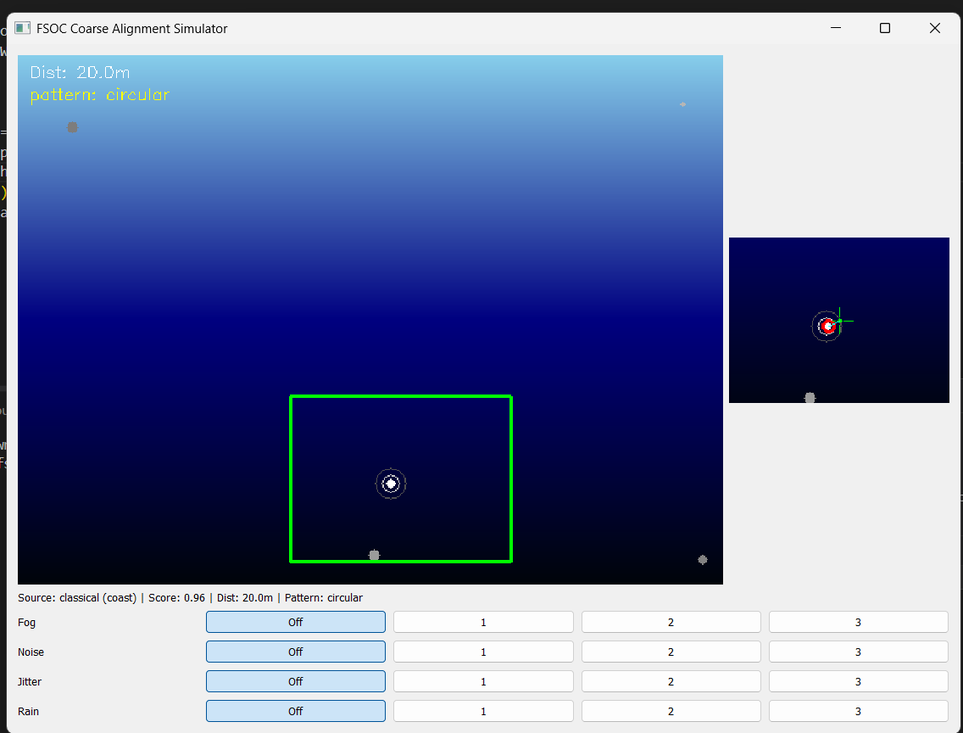
#> input picture 01_classical_circular.png, 963 x 733 px, shrunk from 1136 x 864 before the run
$ python -i preprocess.py   (imports and definitions only)
#> lines starting #> are read from the running program, lines starting #| are printed output that depends on the picture
#> further down, picture is the input picture: shape (733, 963, 3); mean B, G, R 163.8, 123.6, 112
import cv2


def denoise_for_detection(frame):
    """Cleans up a disturbed frame before handing it to the detectors — accuracy
    matters more here than visual fidelity, so this runs ONLY on the copy fed
    to the detectors, never on what's actually displayed on screen."""
    denoised = cv2.fastNlMeansDenoisingColored(
        frame, None, h=10, hColor=10, templateWindowSize=7, searchWindowSize=21
    )
    lab = cv2.cvtColor(denoised, cv2.COLOR_BGR2LAB)
#> lab: shape (733, 963, 3); mean of channels 0, 1, 2 130, 138.5, 104.9
    l, a, b = cv2.split(lab)
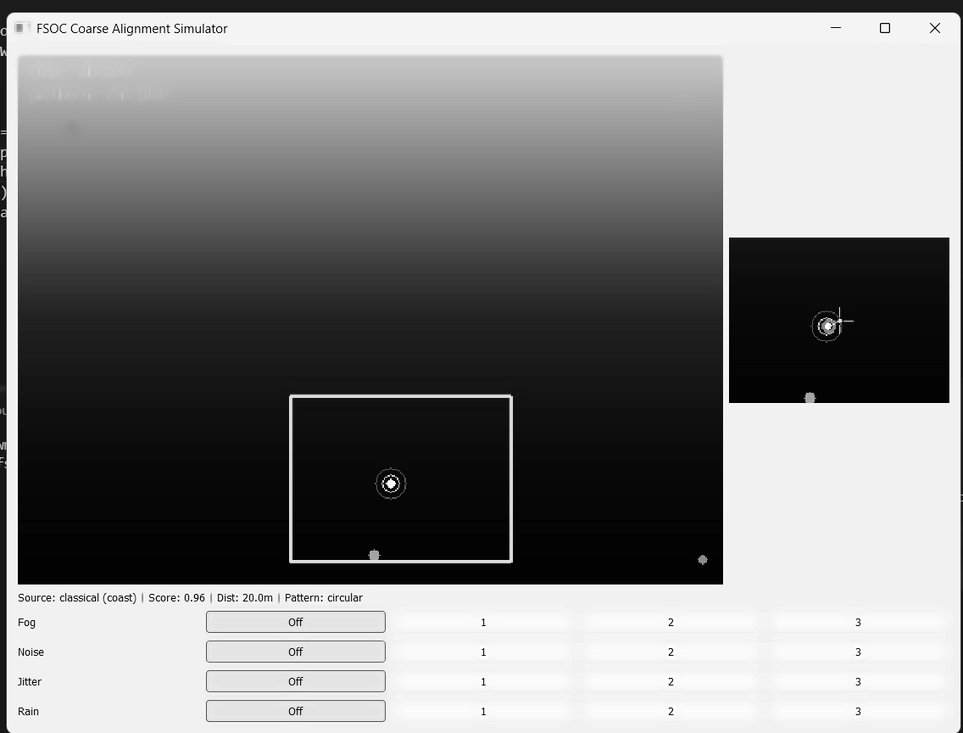
#> l: shape (733, 963); min 0, max 254, mean 130
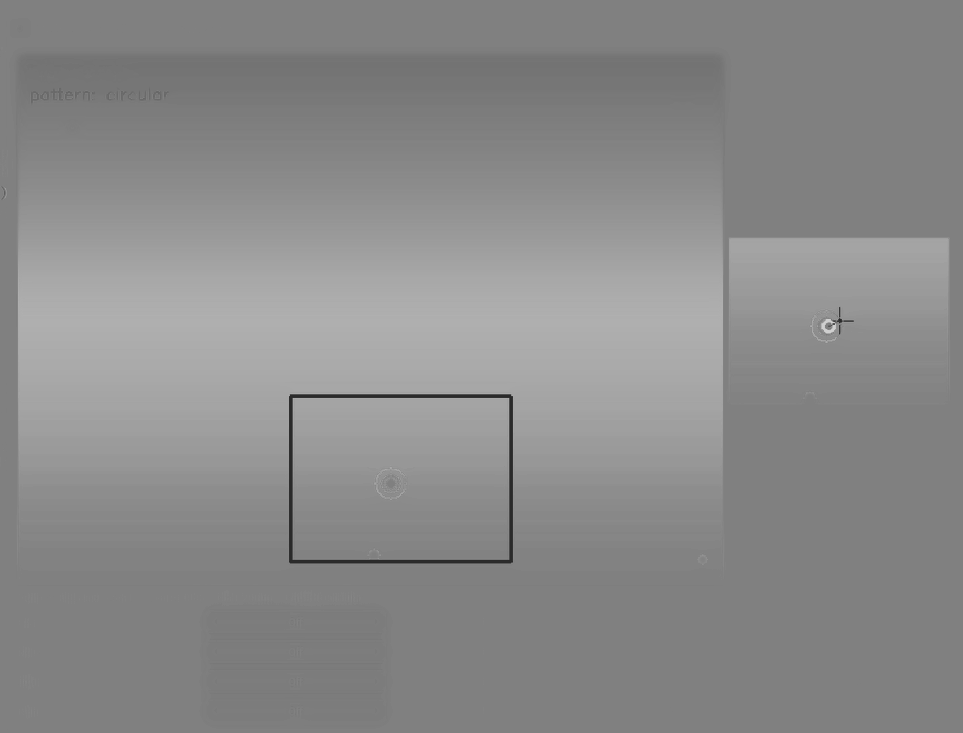
#> a: shape (733, 963); min 42, max 208, mean 138.5
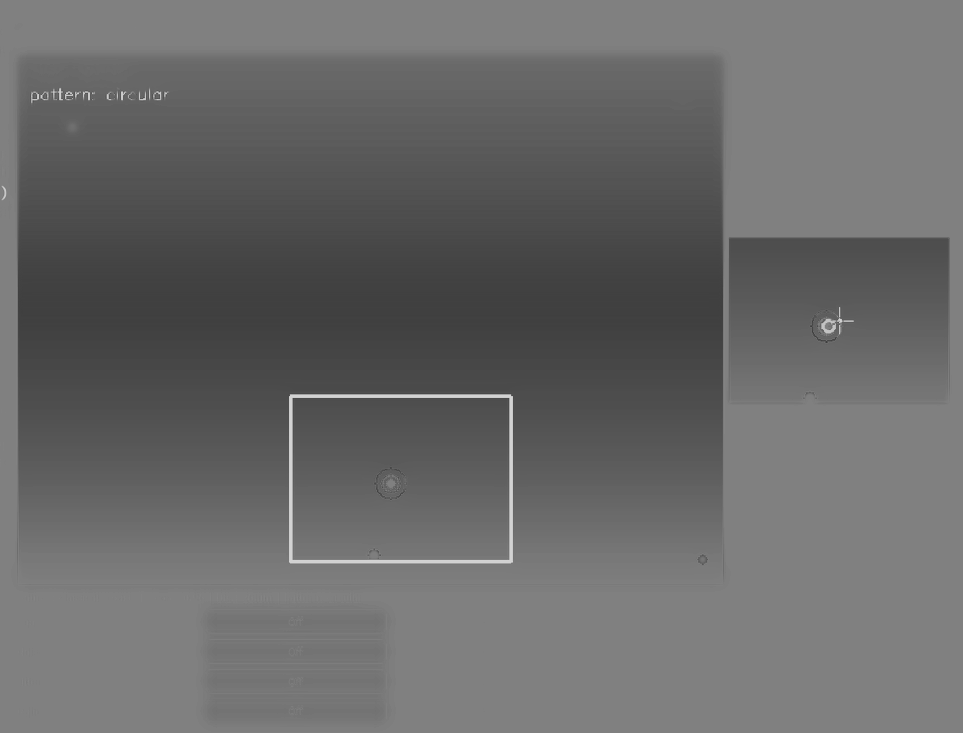
#> b: shape (733, 963); min 60, max 211, mean 104.9
    clahe = cv2.createCLAHE(clipLimit=2.0, tileGridSize=(8, 8))
    l = clahe.apply(l)
    enhanced = cv2.merge((l, a, b))
#> enhanced: shape (733, 963, 3); mean of channels 0, 1, 2 132.1, 138.5, 104.9
    return cv2.cvtColor(enhanced, cv2.COLOR_LAB2BGR)
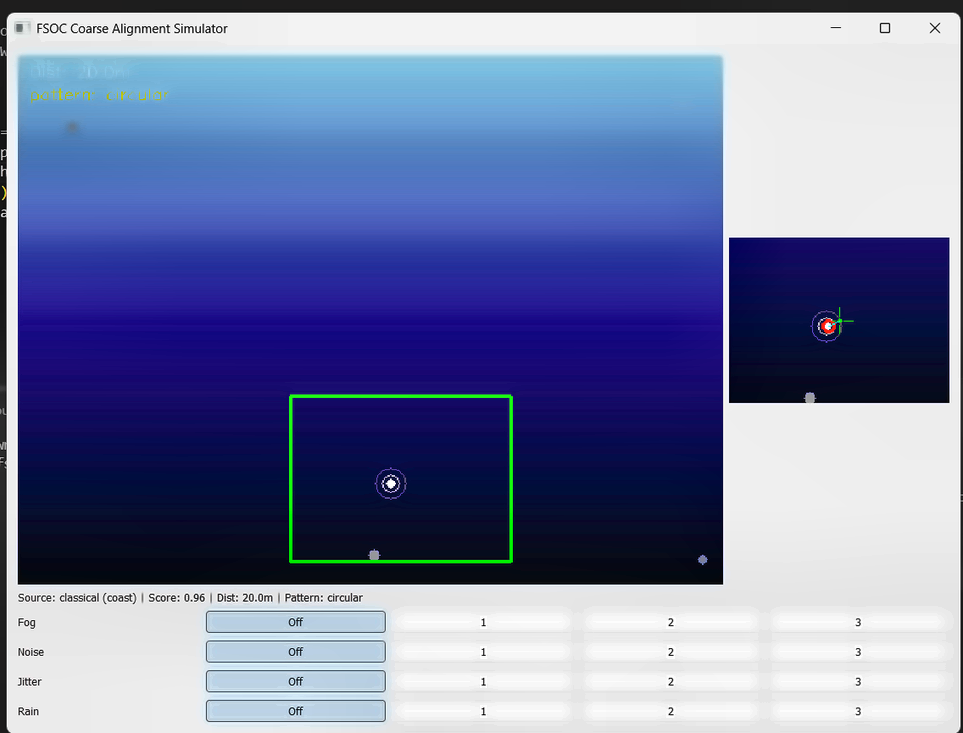
#> returned value: shape (733, 963, 3); mean B, G, R 165.3, 125.1, 115.7

>>> import cv2
>>> picture = cv2.imread('../01_classical_circular.png')
>>> result = denoise_for_detection(picture)

$ run again, on 02_yolo_straight.png
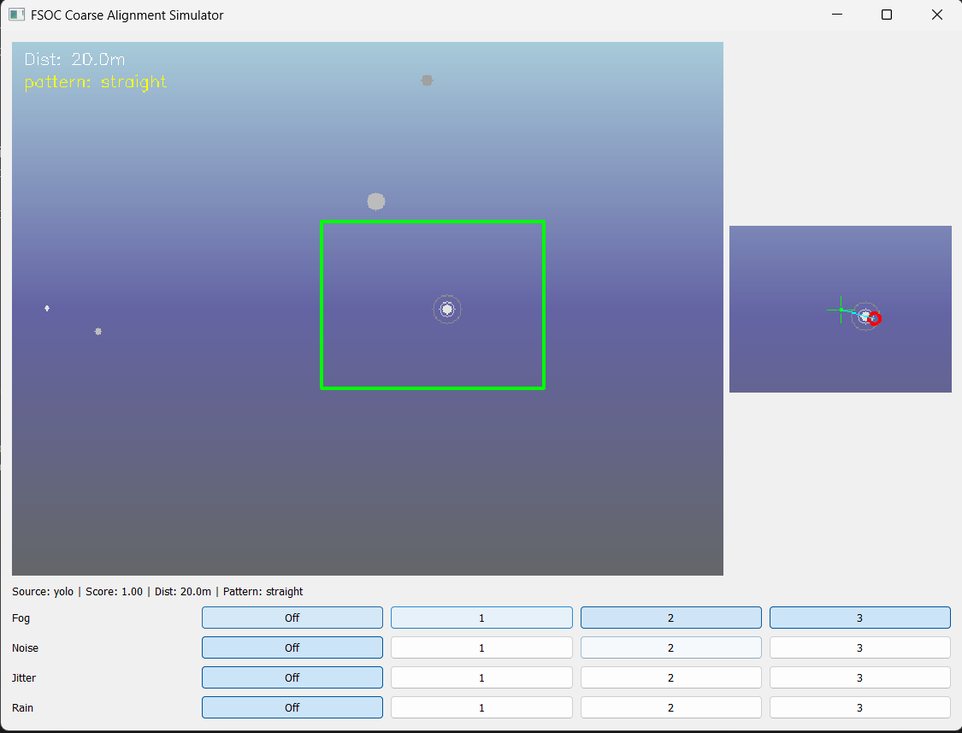
#> input picture 02_yolo_straight.png, 962 x 733 px, shrunk from 1125 x 857 before the run
#> picture is the input picture: shape (733, 962, 3); mean B, G, R 192.6, 170.6, 163.5
#> lab: shape (733, 962, 3); mean of channels 0, 1, 2 176.6, 131, 115.4
#> in denoise_for_detection, `l, a, b = cv2.split(lab)`:
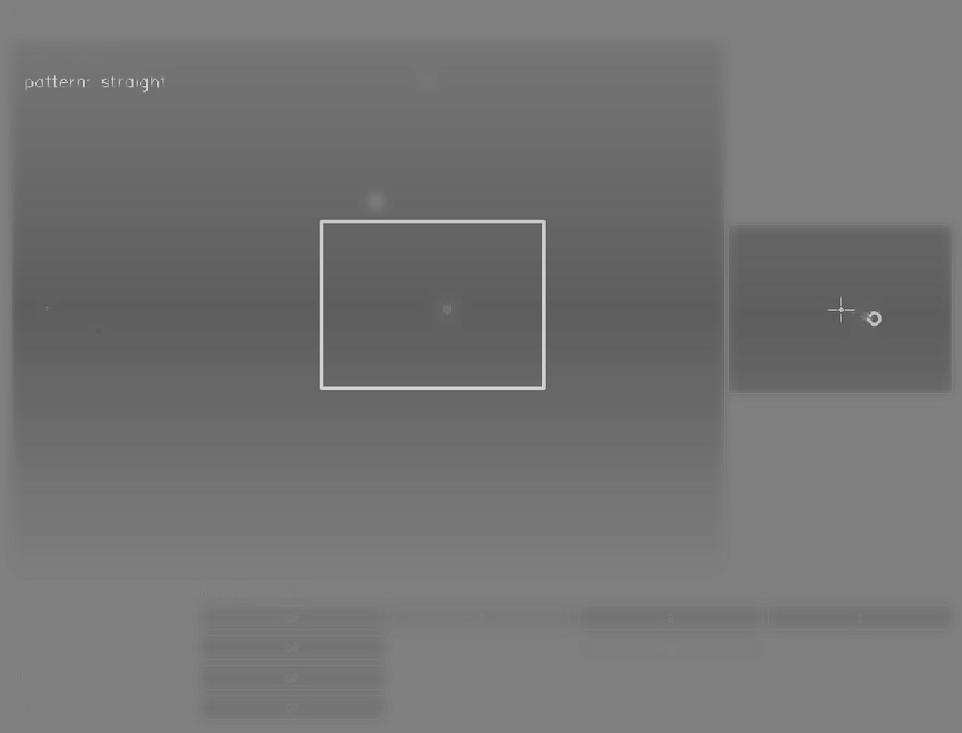
#> b: shape (733, 962); min 68, max 211, mean 115.4
#> enhanced: shape (733, 962, 3); mean of channels 0, 1, 2 171.5, 131, 115.4
#> in denoise_for_detection, `return cv2.cvtColor(enhanced, cv2.COLOR_LAB2BGR)`:
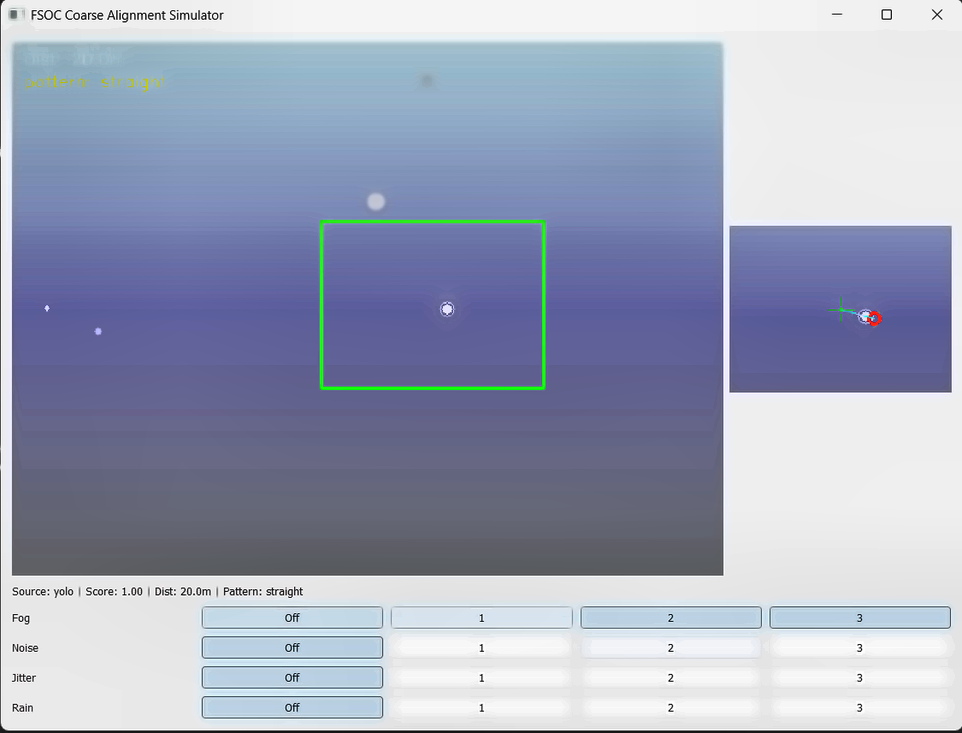
#> returned value: shape (733, 962, 3); mean B, G, R 186.8, 165, 157.8

$ run again, on 03_random_fog_noise.png
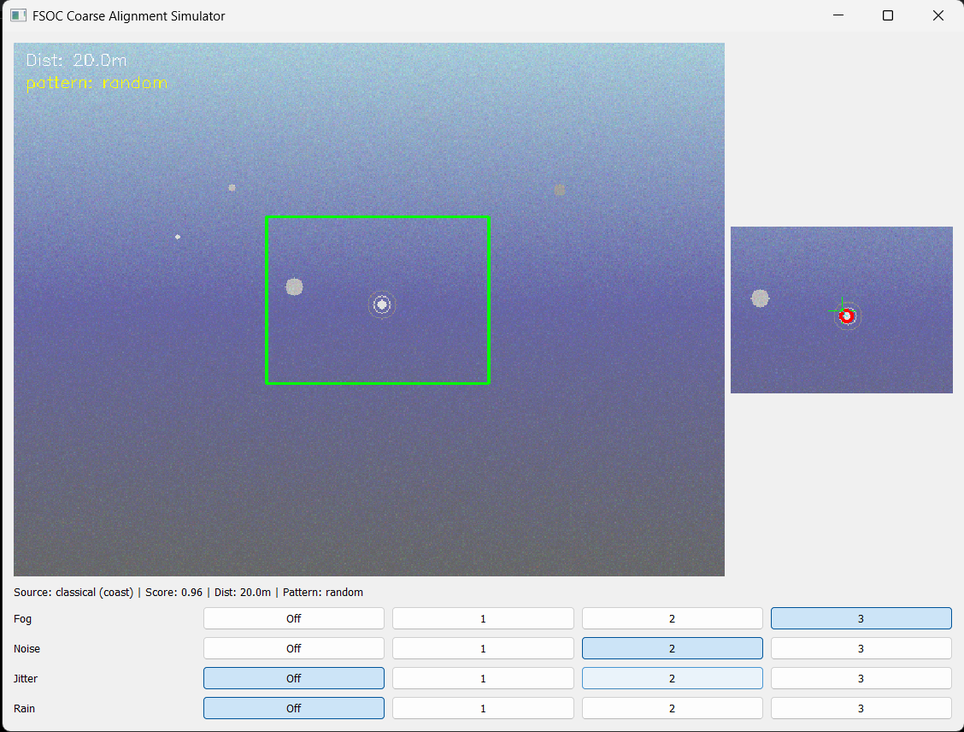
#> input picture 03_random_fog_noise.png, 964 x 732 px, shrunk from 1128 x 856 before the run
#> picture is the input picture: shape (732, 964, 3); mean B, G, R 192.9, 172.1, 165.5
#> lab: shape (732, 964, 3); mean of channels 0, 1, 2 177.9, 130.9, 116.1
#> in denoise_for_detection, `l, a, b = cv2.split(lab)`:
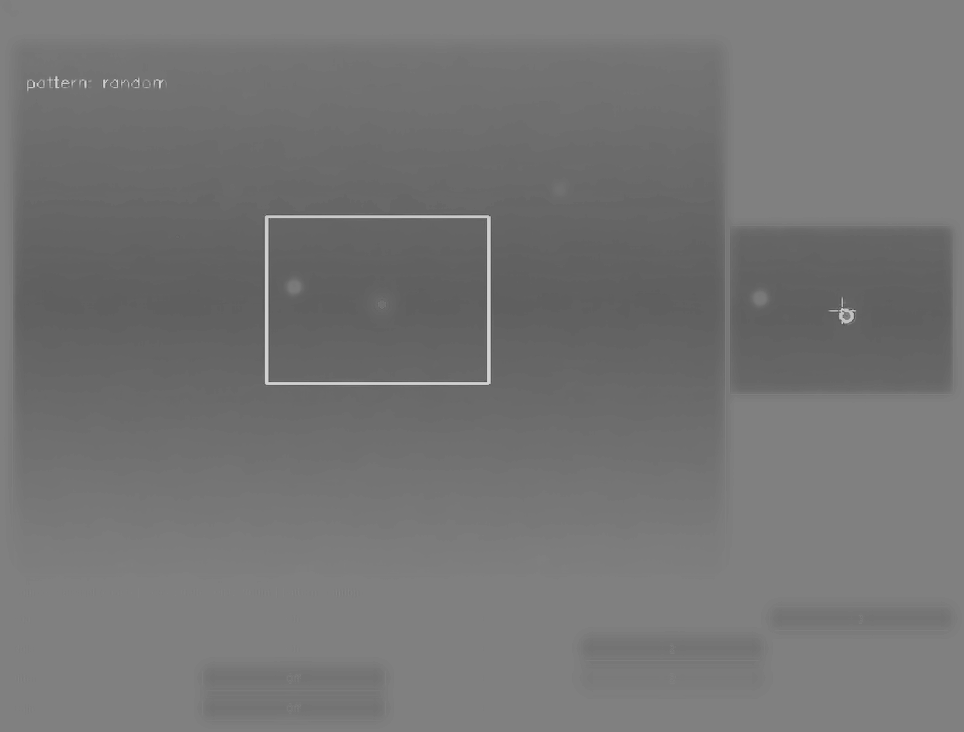
#> b: shape (732, 964); min 70, max 211, mean 116.1
#> enhanced: shape (732, 964, 3); mean of channels 0, 1, 2 172.8, 130.9, 116.1
#> in denoise_for_detection, `return cv2.cvtColor(enhanced, cv2.COLOR_LAB2BGR)`:
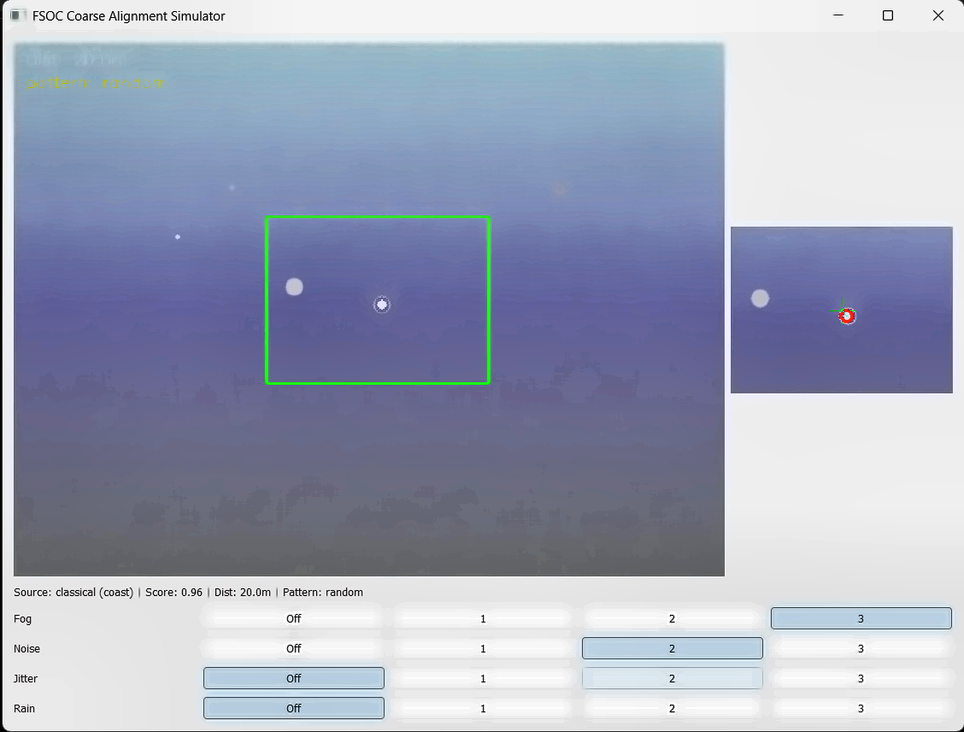
#> returned value: shape (732, 964, 3); mean B, G, R 187, 166.3, 159.8

$ run again, on 04_random_fog_noise_jitter.png
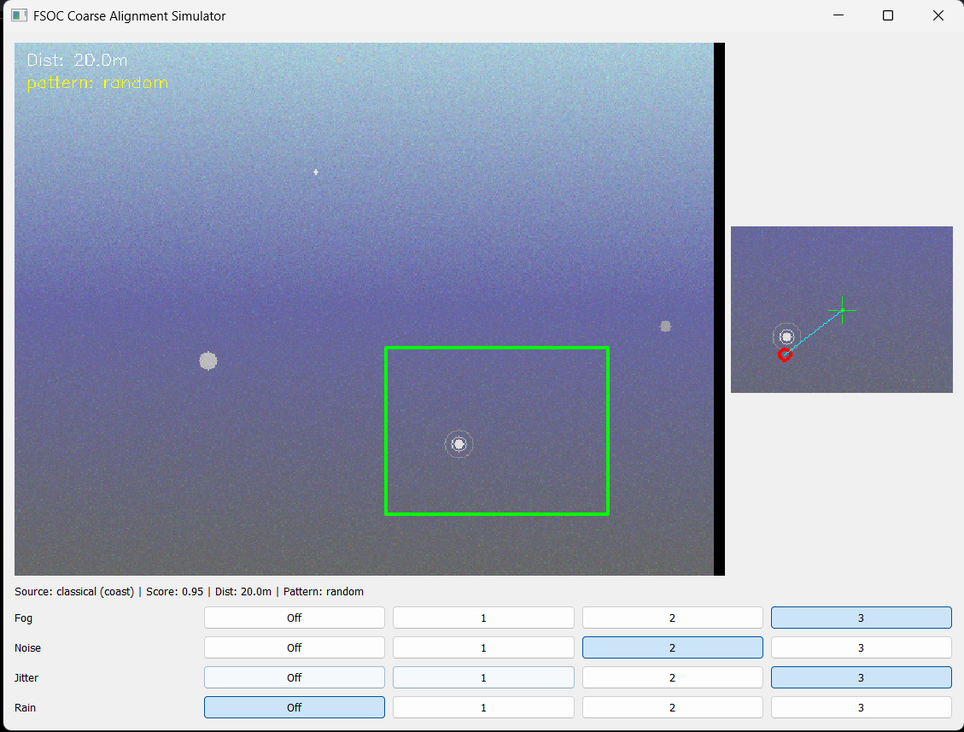
#> input picture 04_random_fog_noise_jitter.png, 964 x 732 px, shrunk from 1129 x 857 before the run
#> picture is the input picture: shape (732, 964, 3); mean B, G, R 189.9, 170.4, 163.9
#> lab: shape (732, 964, 3); mean of channels 0, 1, 2 176.1, 130.6, 116.8
#> in denoise_for_detection, `l, a, b = cv2.split(lab)`:
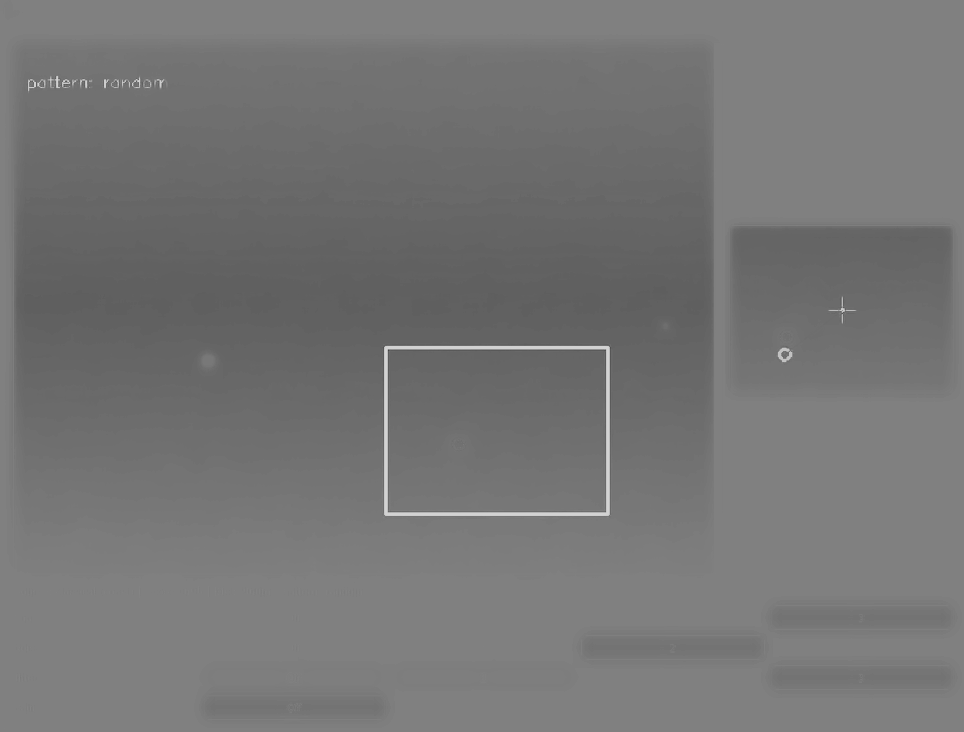
#> b: shape (732, 964); min 63, max 211, mean 116.8
#> enhanced: shape (732, 964, 3); mean of channels 0, 1, 2 171.4, 130.6, 116.8
#> in denoise_for_detection, `return cv2.cvtColor(enhanced, cv2.COLOR_LAB2BGR)`:
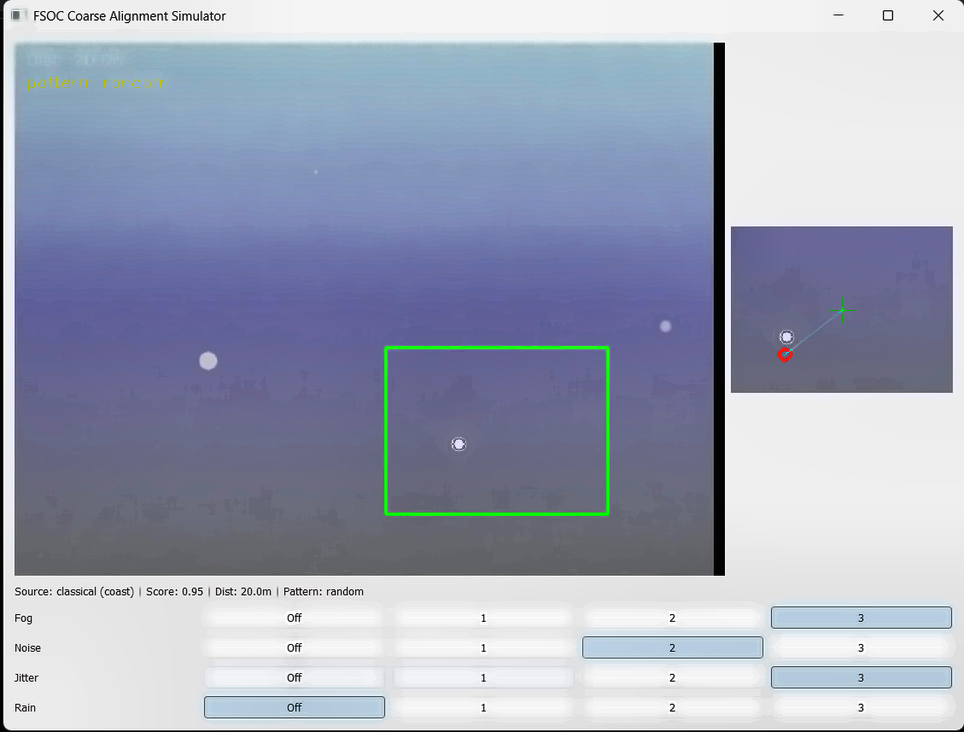
#> returned value: shape (732, 964, 3); mean B, G, R 184.5, 165.1, 158.8
